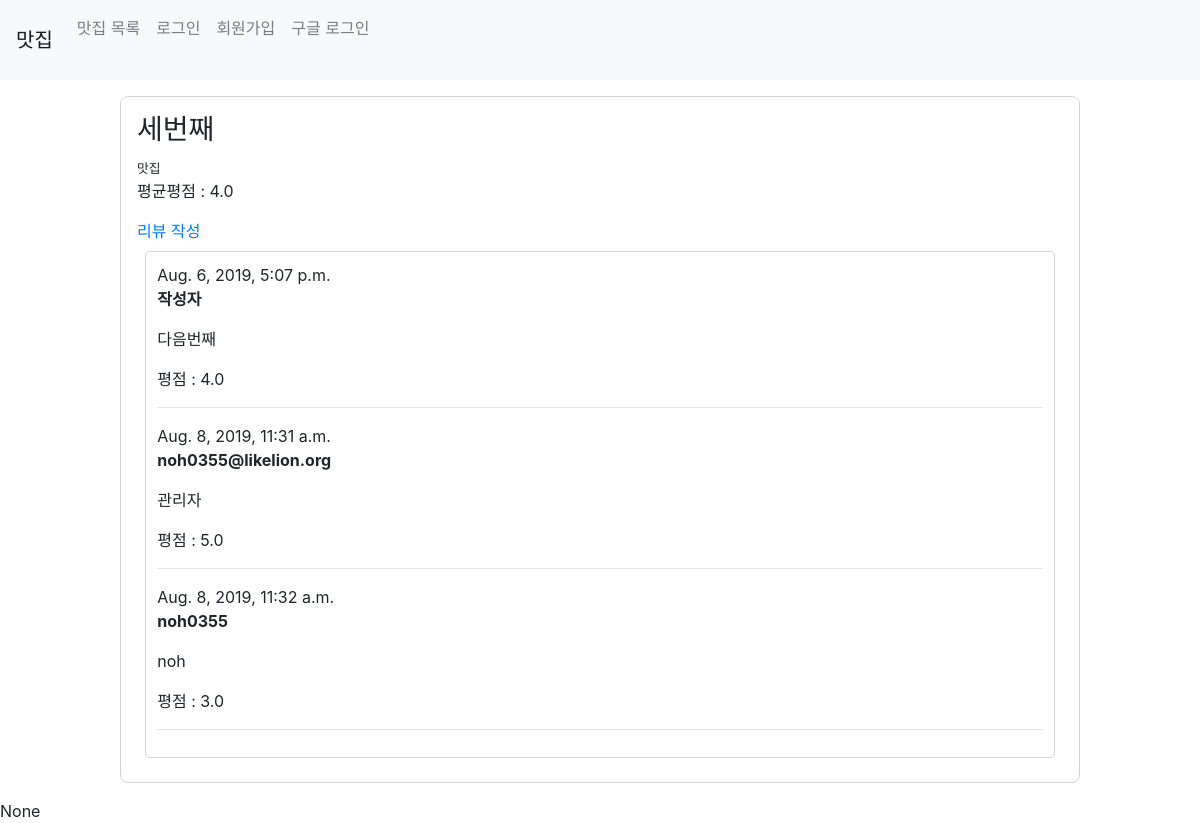
/detail/4/, run on the app's committed database.
### blog/models.py (models this page shows, shortened)
class Portfolio(models.Model):
    가게명 = models.CharField(max_length=200)
    주소 = models.CharField(max_length=400)
    image = models.ImageField(upload_to='images/')
    post_hit = models.PositiveIntegerField(default=0)
    approved_comment = models.BooleanField(default=False)
    @property
    def update_counter(self):
        self.post_hit = self.post_hit + 1
        self.save()

class Comment(models.Model):
    post = models.ForeignKey(Portfolio, on_delete=models.CASCADE, related_name='com', null=True)
    내용 = models.TextField()
    작성자 = models.CharField(max_length=200)
    created_date = models.DateTimeField(default=timezone.now)
    approved_comment = models.BooleanField(default=False)
    grade_total= (
    (5, '5점'),
    (4, '4점'),
    (3, '3점'),
    (2, '2점'),
    (1, '1점'),
    )
    평점 = models.FloatField(
        choices=grade_total,
        default= 5
    )

### blog/views.py (the view)
# urls.py: path('detail/<int:blog_id>/', views.detail, name='detail'),
def detail(request, blog_id):
    blog_detail = get_object_or_404(Portfolio, pk=blog_id)
    a = Comment.objects.filter(post=blog_id).aggregate(Avg('평점'))
    b = a['평점__avg']
    if b is None:
        average = 0
    else:
        average = round(b,1)
    return render(request, 'detail.html', {'blog': blog_detail,"average":average})

### blog/templates/detail.html (shortened to what this page needs)
{% extends 'base.html' %}
        {% block content %}
        <div class="matzip_list">
            <div class="matzip">
                <h3>{{ blog.가게명 }}</h3>
                <small>{{ blog.주소 }}</small>
                <p>평균평점 : {{average}}</p>
                <a href="{% url 'comment' blog.id %}">리뷰 작성</a> &emsp;
                <div class="matzip_review">
                {% for comment in blog.com.all %}
                    <div class="comment">
                        <div class="date">{{ comment.created_date }}</div>
                        <strong>{{comment.작성자}}</strong>
                        <p>{{ comment.내용|linebreaks }}</p>평점 : {{comment.평점}}
                    </div>
                    <hr>
                {% empty %}
                    <p>아직 댓글이 없습니다. :(</p>
                {% endfor %}
                </div>
            </div>
        </div>
        <span class="control hidden">{{blog.update_counter}}</span>
        {% endblock %}

### blog/templates/base.html (shortened to what this page needs)
<!DOCTYPE html>
    <head>
        <link rel="stylesheet" href="https://stackpath.bootstrapcdn.com/bootstrap/4.3.1/css/bootstrap.min.css">
    </head>
    <body>
        <nav class="navbar navbar-expand-lg navbar-light bg-light">
            <a class="navbar-brand" href="{% url 'index' %}">맛집</a>
            <div class="collapse navbar-collapse" id="navbarNav">
                <ul class="navbar-nav">
                    <li class="nav-item">
                        <a class="nav-link" href="{% url 'index' %}">맛집 목록</a>
                    </li>
                    {% load socialaccount %}
                    {% if user.is_authenticated %}
                    <li class="nav-item dropdown">
                            <a class="nav-link dropdown-toggle" id="navbarDropdown" role="button" data-toggle="dropdown" aria-haspopup="true" aria-expanded="false">환영합니다. {{ user.username }} 님!</a>
                            <div class="dropdown-menu" aria-labelledby="navbarDropdown">
                                <a class="dropdown-item" href="{% url 'create' %}">맛집 등록</a>
                                <a class="dropdown-item" href="javascript:{document.getElementById('logout').submit()}">Logout</a>
                                <a class="dropdown-item" href="{% url 'map' %}">naver 지도</a>
                                <form id="logout" method="POST" action="{% url 'logout' %}">
                                    {% csrf_token %} <input type="hidden" />
                                </form>
                            </div>
                        </li>
                    {% else %}
                    <li class="nav-item">
                            <a class="nav-link" href="{% url 'login' %}">로그인</a>
                    </li>
                    <li class="nav-item">
                            <a class="nav-link" href="{% url 'signup' %}">회원가입</a>
                    </li>
                    <li class="nav-item">
                        <a class="nav-link" href="{% provider_login_url 'google' %}">구글 로그인</a><br>
                    </li>
                    {% endif %}
                </ul>
            </div>
        </nav>
        {% block content %}
        {% endblock %}
    </body>
</html>

### blog/templates/base.html (style rules this page uses)
.matzip_list { margin: 1rem 7rem; }
.matzip_list .matzip { margin: 0.5rem; padding:1rem; border-radius: 0.5em; border: 1.5px solid rgb(213, 213, 213); }
.matzip .matzip_review { margin: 0.5rem; padding: 0.7rem; border-radius: 0.3em; border: 1px solid rgb(213, 213, 213); }

### data on the page
Portfolio: 가게명 "세번째", 주소 "맛집", update_counter "None"
Comment: created_date "Aug. 6, 2019, 5:07 p.m.", 작성자 "작성자", 내용 "다음번째", 평점 "4.0"
Comment: created_date "Aug. 8, 2019, 11:31 a.m.", 작성자 "noh0355@likelion.org", 내용 "관리자", 평점 "5.0"
Comment: created_date "Aug. 8, 2019, 11:32 a.m.", 작성자 "noh0355", 내용 "noh", 평점 "3.0"

### other printed values
{{ average }} "4.0"
